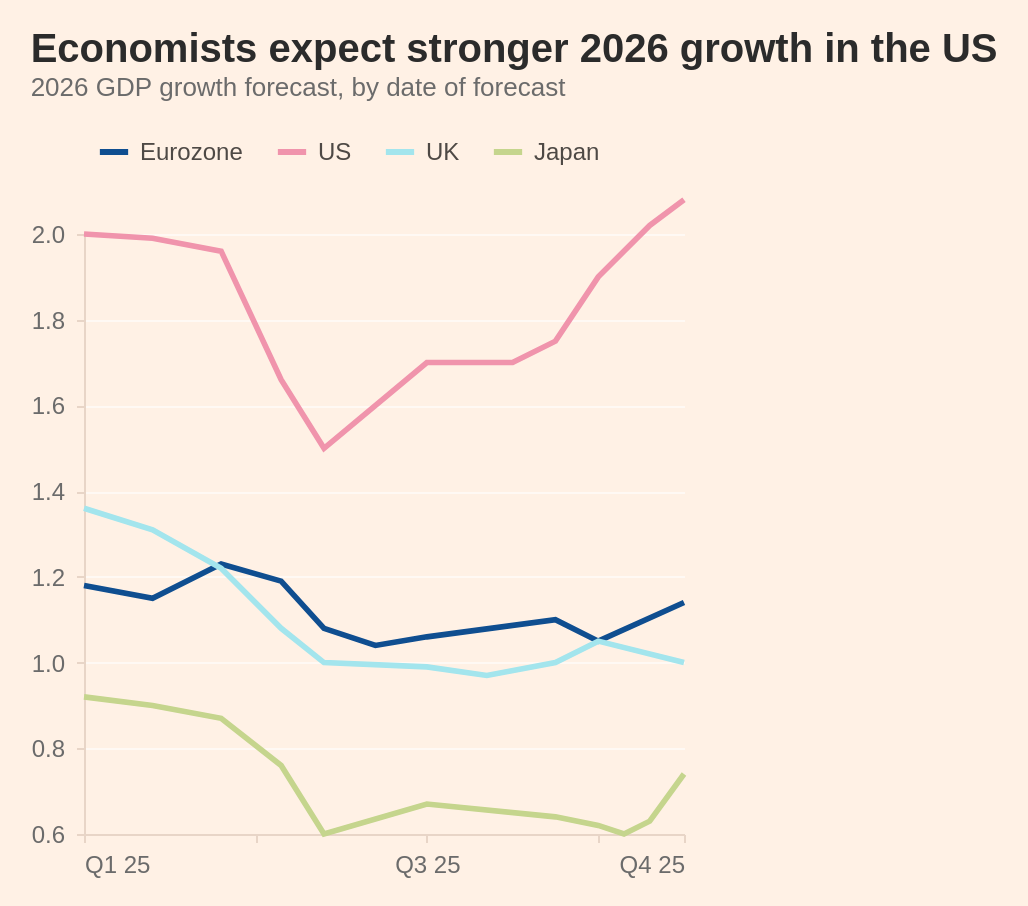

Vega-Lite specification for this chart:
### Vega-Lite specification from a JSON file in a GitHub repository (floating-point values rounded to 4 significant figures)
{"$schema": "https://vega.github.io/schema/vega-lite/v5.json", "background": "#fff1e5", "width": "container", "height": "container", "padding": {"left": 15, "right": 15, "top": 15, "bottom": 15}, "title": {"text": "Economists expect stronger 2026 growth in the US", "subtitle": "2026 GDP growth forecast, by date of forecast", "anchor": "start", "font": "Arial", "fontSize": 20, "fontWeight": "bold", "subtitleFont": "Arial", "subtitleFontSize": 13, "subtitleFontWeight": "normal", "color": "#2b2b2b", "subtitleColor": "#6b6b6b", "offset": 10}, "data": {"values": [{"x": 1.0, "economy": "Eurozone", "value": 1.18}, {"x": 1.8, "economy": "Eurozone", "value": 1.15}, {"x": 2.6, "economy": "Eurozone", "value": 1.23}, {"x": 3.3, "economy": "Eurozone", "value": 1.19}, {"x": 3.8, "economy": "Eurozone", "value": 1.08}, {"x": 4.4, "economy": "Eurozone", "value": 1.04}, {"x": 5.0, "economy": "Eurozone", "value": 1.06}, {"x": 6.5, "economy": "Eurozone", "value": 1.1}, {"x": 7.0, "economy": "Eurozone", "value": 1.05}, {"x": 8.0, "economy": "Eurozone", "value": 1.14}, {"x": 1.0, "economy": "US", "value": 2.0}, {"x": 1.8, "economy": "US", "value": 1.99}, {"x": 2.6, "economy": "US", "value": 1.96}, {"x": 3.3, "economy": "US", "value": 1.66}, {"x": 3.8, "economy": "US", "value": 1.5}, {"x": 5.0, "economy": "US", "value": 1.7}, {"x": 6.0, "economy": "US", "value": 1.7}, {"x": 6.5, "economy": "US", "value": 1.75}, {"x": 7.0, "economy": "US", "value": 1.9}, {"x": 7.6, "economy": "US", "value": 2.02}, {"x": 8.0, "economy": "US", "value": 2.08}, {"x": 1.0, "economy": "UK", "value": 1.36}, {"x": 1.8, "economy": "UK", "value": 1.31}, {"x": 2.6, "economy": "UK", "value": 1.22}, {"x": 3.3, "economy": "UK", "value": 1.08}, {"x": 3.8, "economy": "UK", "value": 1.0}, {"x": 5.0, "economy": "UK", "value": 0.99}, {"x": 5.7, "economy": "UK", "value": 0.97}, {"x": 6.5, "economy": "UK", "value": 1.0}, {"x": 7.0, "economy": "UK", "value": 1.05}, {"x": 8.0, "economy": "UK", "value": 1.0}, {"x": 1.0, "economy": "Japan", "value": 0.92}, {"x": 1.8, "economy": "Japan", "value": 0.9}, {"x": 2.6, "economy": "Japan", "value": 0.87}, {"x": 3.3, "economy": "Japan", "value": 0.76}, {"x": 3.8, "economy": "Japan", "value": 0.6}, {"x": 5.0, "economy": "Japan", "value": 0.67}, {"x": 6.5, "economy": "Japan", "value": 0.64}, {"x": 7.0, "economy": "Japan", "value": 0.62}, {"x": 7.3, "economy": "Japan", "value": 0.6}, {"x": 7.6, "economy": "Japan", "value": 0.63}, {"x": 8.0, "economy": "Japan", "value": 0.74}]}, "mark": {"type": "line", "strokeWidth": 2.8}, "encoding": {"x": {"field": "x", "type": "quantitative", "scale": {"domain": [1, 8]}, "axis": {"title": null, "values": [1, 3, 5, 7, 8], "labelExpr": "datum.value==1 ? 'Q1 25' : datum.value==3 ? 'Q2 25' : datum.value==5 ? 'Q3 25' : datum.value==7 ? 'Q4 25' : 'Q4 25'", "labelColor": "#6b6b6b", "labelFont": "Arial", "labelFontSize": 12, "tickColor": "#e8d5c7", "domainColor": "#e8d5c7", "grid": false}}, "y": {"field": "value", "type": "quantitative", "scale": {"domain": [0.6, 2.0]}, "axis": {"title": null, "values": [0.6, 0.8, 1.0, 1.2, 1.4, 1.6, 1.8, 2.0], "labelColor": "#6b6b6b", "labelFont": "Arial", "labelFontSize": 12, "tickColor": "#e8d5c7", "domainColor": "#e8d5c7", "grid": true, "gridColor": "#ffffff", "gridOpacity": 0.6}}, "color": {"field": "economy", "type": "nominal", "scale": {"domain": ["Eurozone", "US", "UK", "Japan"], "range": ["#0f4e90", "#f094ac", "#a3e5ed", "#c5d58d"]}, "legend": {"title": null, "orient": "top", "direction": "horizontal", "anchor": "start", "labelFont": "Arial", "labelFontSize": 12, "labelColor": "#4e4945", "symbolType": "stroke", "symbolStrokeWidth": 3, "symbolSize": 200, "offset": 6}}}, "config": {"view": {"stroke": null, "fill": "#fff1e5"}, "axis": {"labelPadding": 6, "tickSize": 4}, "legend": {"padding": 6}}}
